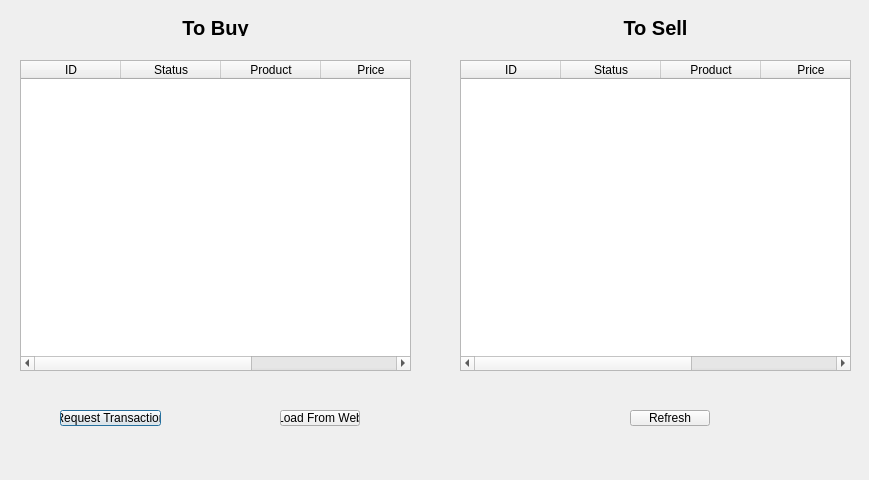
<?xml version="1.0" encoding="UTF-8"?>
<ui version="4.0">
 <class>transaction</class>
 <widget class="QDialog" name="transaction">
  <property name="geometry">
   <rect>
    <x>0</x>
    <y>0</y>
    <width>869</width>
    <height>480</height>
   </rect>
  </property>
  <property name="windowTitle">
   <string>Dialog</string>
  </property>
  <widget class="QTableWidget" name="tableWidget">
   <property name="geometry">
    <rect>
     <x>20</x>
     <y>60</y>
     <width>391</width>
     <height>311</height>
    </rect>
   </property>
   <property name="editTriggers">
    <set>QAbstractItemView::NoEditTriggers</set>
   </property>
   <column>
    <property name="text">
     <string>ID</string>
    </property>
   </column>
   <column>
    <property name="text">
     <string>Status</string>
    </property>
   </column>
   <column>
    <property name="text">
     <string>Product</string>
    </property>
   </column>
   <column>
    <property name="text">
     <string>Price</string>
    </property>
   </column>
   <column>
    <property name="text">
     <string>Seller ID</string>
    </property>
   </column>
  </widget>
  <widget class="QTableWidget" name="tableWidget_2">
   <property name="geometry">
    <rect>
     <x>460</x>
     <y>60</y>
     <width>391</width>
     <height>311</height>
    </rect>
   </property>
   <property name="editTriggers">
    <set>QAbstractItemView::NoEditTriggers</set>
   </property>
   <column>
    <property name="text">
     <string>ID</string>
    </property>
   </column>
   <column>
    <property name="text">
     <string>Status</string>
    </property>
   </column>
   <column>
    <property name="text">
     <string>Product</string>
    </property>
   </column>
   <column>
    <property name="text">
     <string>Price</string>
    </property>
   </column>
   <column>
    <property name="text">
     <string>Buyer ID</string>
    </property>
   </column>
  </widget>
  <widget class="QLabel" name="label">
   <property name="geometry">
    <rect>
     <x>180</x>
     <y>20</y>
     <width>71</width>
     <height>16</height>
    </rect>
   </property>
   <property name="font">
    <font>
     <pointsize>15</pointsize>
     <weight>75</weight>
     <bold>true</bold>
    </font>
   </property>
   <property name="text">
    <string>To Buy</string>
   </property>
   <property name="alignment">
    <set>Qt::AlignCenter</set>
   </property>
  </widget>
  <widget class="QLabel" name="label_2">
   <property name="geometry">
    <rect>
     <x>620</x>
     <y>20</y>
     <width>71</width>
     <height>16</height>
    </rect>
   </property>
   <property name="font">
    <font>
     <pointsize>15</pointsize>
     <weight>75</weight>
     <bold>true</bold>
    </font>
   </property>
   <property name="text">
    <string>To Sell</string>
   </property>
   <property name="alignment">
    <set>Qt::AlignCenter</set>
   </property>
  </widget>
  <widget class="QPushButton" name="pushButton">
   <property name="geometry">
    <rect>
     <x>60</x>
     <y>410</y>
     <width>101</width>
     <height>16</height>
    </rect>
   </property>
   <property name="text">
    <string>Request Transaction</string>
   </property>
  </widget>
  <widget class="QPushButton" name="pushButton_2">
   <property name="geometry">
    <rect>
     <x>280</x>
     <y>410</y>
     <width>80</width>
     <height>16</height>
    </rect>
   </property>
   <property name="text">
    <string>Load From Web</string>
   </property>
  </widget>
  <widget class="QPushButton" name="pushButton_3">
   <property name="geometry">
    <rect>
     <x>630</x>
     <y>410</y>
     <width>80</width>
     <height>16</height>
    </rect>
   </property>
   <property name="text">
    <string>Refresh</string>
   </property>
  </widget>
 </widget>
 <resources/>
 <connections/>
</ui>
